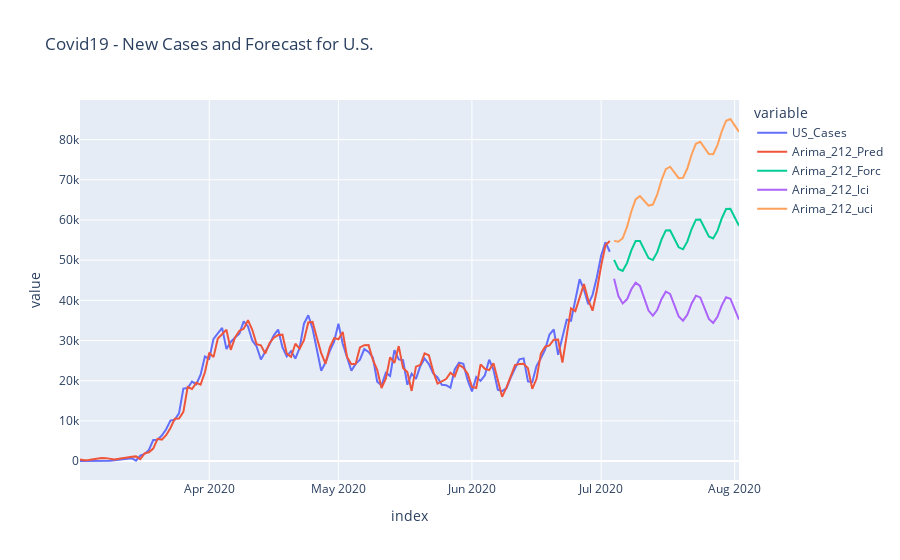

The notebook cell saved with this chart:
### Code cell
plot_name = 'Covid19 - New Cases and Forecast for U.S.'

fig = px.line(plot_df, x=plot_df.index, y=['US_Cases','Arima_212_Pred','Arima_212_Forc',
                                           'Arima_212_lci','Arima_212_uci'], 
              #color="continent",
#               line_group="country", hover_name="country"
              title=plot_name
             )

# fig.add_trace(go.Scatter(
#     x=plot_df.index,
#     y=plot_df['Arima_212_uci'] + plot_df['Arima_212_lci'],
#     fill='toself',
#     fillcolor='lightgray',
#     line_color='rgba(255,255,255,0)',
    
#     showlegend=False,
#     name='Fair',))
    
fig.show()

### Figure 1 — Plotly figure (JSON) as saved in the notebook; plotly's stock layout.template omitted (floating-point values rounded to 4 significant figures; data arrays with more than 128 entries replaced by an {"elided": "..."} marker saying what was removed)
{"data": [{"hovertemplate": "variable=US_Cases<br>index=%{x}<br>value=%{y}<extra></extra>", "legendgroup": "US_Cases", "line": {"color": "#636efa", "dash": "solid"}, "mode": "lines", "name": "US_Cases", "orientation": "v", "showlegend": true, "type": "scatter", "x": {"elided": "154 str values"}, "xaxis": "x", "y": {"elided": "154 int values"}, "yaxis": "y"}, {"hovertemplate": "variable=Arima_212_Pred<br>index=%{x}<br>value=%{y}<extra></extra>", "legendgroup": "Arima_212_Pred", "line": {"color": "#EF553B", "dash": "solid"}, "mode": "lines", "name": "Arima_212_Pred", "orientation": "v", "showlegend": true, "type": "scatter", "x": {"elided": "154 str values"}, "xaxis": "x", "y": {"elided": "154 float values"}, "yaxis": "y"}, {"hovertemplate": "variable=Arima_212_Forc<br>index=%{x}<br>value=%{y}<extra></extra>", "legendgroup": "Arima_212_Forc", "line": {"color": "#00cc96", "dash": "solid"}, "mode": "lines", "name": "Arima_212_Forc", "orientation": "v", "showlegend": true, "type": "scatter", "x": {"elided": "154 str values"}, "xaxis": "x", "y": {"elided": "154 float values"}, "yaxis": "y"}, {"hovertemplate": "variable=Arima_212_lci<br>index=%{x}<br>value=%{y}<extra></extra>", "legendgroup": "Arima_212_lci", "line": {"color": "#ab63fa", "dash": "solid"}, "mode": "lines", "name": "Arima_212_lci", "orientation": "v", "showlegend": true, "type": "scatter", "x": {"elided": "154 str values"}, "xaxis": "x", "y": {"elided": "154 float values"}, "yaxis": "y"}, {"hovertemplate": "variable=Arima_212_uci<br>index=%{x}<br>value=%{y}<extra></extra>", "legendgroup": "Arima_212_uci", "line": {"color": "#FFA15A", "dash": "solid"}, "mode": "lines", "name": "Arima_212_uci", "orientation": "v", "showlegend": true, "type": "scatter", "x": {"elided": "154 str values"}, "xaxis": "x", "y": {"elided": "154 float values"}, "yaxis": "y"}], "layout": {"legend": {"title": {"text": "variable"}, "tracegroupgap": 0}, "title": {"text": "Covid19 - New Cases and Forecast for U.S."}, "xaxis": {"anchor": "y", "domain": [0, 1], "title": {"text": "index"}}, "yaxis": {"anchor": "x", "domain": [0, 1], "title": {"text": "value"}}}}
